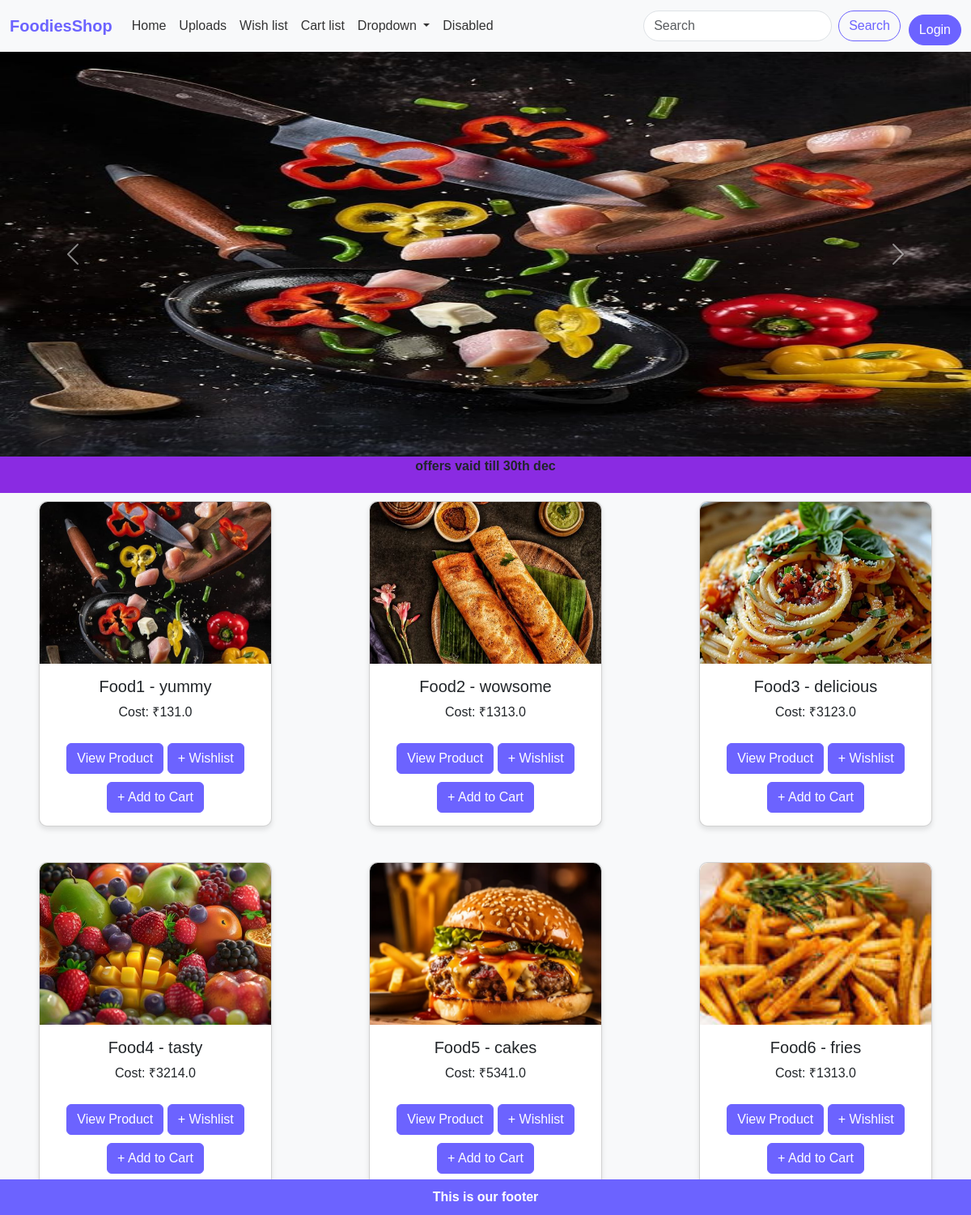
The page / on the database its author committed.
### homepage/models.py (models this page shows)
class FoodImages(models.Model):
    name=models.CharField(max_length=100)
    category=models.TextField()
    cost=models.FloatField()
    images=models.ImageField(upload_to='food/')
    updated= models.DateTimeField(auto_now=True)
    created= models.DateTimeField(auto_now_add=True)

### homepage/views.py (the view)
# urls.py: 2. Add a URL to urlpatterns:  path('', Home.as_view(), name='home')
def Home(request):
    Foods=FoodImages.objects.all()
    context={'Food':Foods}
    return render(request,"Home.html", context)

### FoodiesShop/Template/Home.html (shortened to what this page needs)
{% extends "main.html" %}
{% block between_nf %}
{% load static %}
 <div id="carouselExampleInterval" class="carousel slide" data-bs-ride="carousel">
    <div class="carousel-inner">
      <div class="carousel-item active" data-bs-interval="10000">
        <img src="{% static './images/food1.jpg' %}" class="d-block w-100" alt="A thali full of different types of food" style="height: 500px;width: 200px;">
      </div>
    </div>
    <button class="carousel-control-prev" type="button" data-bs-target="#carouselExampleInterval" data-bs-slide="prev">
      <span class="carousel-control-prev-icon" aria-hidden="true"></span>
    </button>
    <button class="carousel-control-next" type="button" data-bs-target="#carouselExampleInterval" data-bs-slide="next">
      <span class="carousel-control-next-icon" aria-hidden="true"></span>
    </button>
  </div>
  <div style="background-color:blueviolet; width: 100%; height: 45px;text-align: center;font-weight:700;">offers vaid till 30th dec</div>
  <div class="row">
    {% for item in Food %}
    <div class="col-md-4 mb-4 d-flex justify-content-center">
        <div class="card" style="width: 18rem;">
            <img src="{{ item.images.url }}" class="card-img-top" alt="{{ item.name }}" />
            <div class="card-body">
                <h5 class="card-title">{{ item.name }} - {{ item.category }}</h5>
                <p class="card-text">Cost: ₹{{ item.cost }}</p>
                <a href="{% url 'product' id=item.id %}" class="btn btn-primary">View Product</a>
                <a href="{% url 'addWish' id=item.id %}" class="btn btn-primary">+ Wishlist</a>
                <a href="{% url 'addCart' id=item.id %}" class="btn btn-primary">+ Add to Cart</a>
            </div>
        </div>
    </div>
    {% endfor %}
</div>
{% endblock %}

### FoodiesShop/Template/main.html (shortened to what this page needs)
<!DOCTYPE html>
<html lang="en">
  <head>
    <link
      href="https://cdn.jsdelivr.net/npm/bootstrap@5.3.3/dist/css/bootstrap.min.css"
      rel="stylesheet"
    />
  </head>
  <body>
    <nav class="navbar navbar-expand-lg bg-body-tertiary">
      <div class="container-fluid">
        <a class="navbar-brand" href="{% url 'home' %}">FoodiesShop</a>
        <div class="collapse navbar-collapse" id="navbarSupportedContent">
          <ul class="navbar-nav me-auto mb-2 mb-lg-0">
            <li class="nav-item">
              <a
                class="nav-link active"
                aria-current="page"
                href="{% url 'home' %}"
                >Home</a
              >
            </li>
            <li class="nav-item">
              <a class="nav-link" href="{% url 'upload_images' %}">Uploads</a>
            </li>
            <li class="nav-item">
              <a class="nav-link" href="{% url 'ShowWishlist' %}">Wish list</a>
            </li>
            <li class="nav-item">
              <a class="nav-link" href="{% url 'show_cartList' %}">Cart list</a>
            </li>
            <li class="nav-item dropdown">
              <a
                class="nav-link dropdown-toggle"
                href="#"
                role="button"
                data-bs-toggle="dropdown"
                aria-expanded="false"
              >
                Dropdown
              </a>
            </li>
            <li class="nav-item">
              <a class="nav-link disabled" aria-disabled="true">Disabled</a>
            </li>
          </ul>
          <form class="d-flex" role="search">
            <input
              class="form-control me-2"
              type="search"
              placeholder="Search"
              aria-label="Search"
            />
            <button class="btn btn-outline-success" type="submit">
              Search
            </button>
          </form>
          <div class="log">
            {% if user.is_authenticated %}
            <span class="username">{{ user.username }}</span>
            <a href="{% url 'logout' %}">
              <button class="btn btn-primary" type="button" id="logoutButton">
                Logout
              </button>
            </a>
            {% else %}
            <a href="{% url 'login' %}">
              <button class="btn btn-primary" type="button" id="loginButton">
                Login
              </button>
            </a>
            {% endif %}
          </div>
        </div>
      </div>
    </nav>
    {% block between_nf %} {% endblock %}
    <footer>This is our footer</footer>
  </body>
</html>

### FoodiesShop/Template/main.html (style rules this page uses)
body { font-family: Arial, sans-serif; background-color: #f8f9fa; margin: 0; padding: 0; }
.navbar { box-shadow: 0px 4px 6px rgba(0, 0, 0, 0.1); }
.navbar-brand { font-weight: bold; color: #6c63ff !important; }
.navbar-nav .nav-link { color: #333 !important; font-weight: 500; }
.form-control { border-radius: 20px; }
.btn-outline-success { border-radius: 20px; color: #6c63ff; border-color: #6c63ff; }
.btn-primary { background-color: #6c63ff; border-color: #6c63ff; }
footer { background-color: #6c63ff; color: #fff; text-align: center; font-weight: 700; padding: 10px 0; position: fixed; bottom: 0; width: 100%; }
.log button { margin-left: 10px; border-radius: 20px; }
.card { margin: 10px; border-radius: 10px; box-shadow: 0px 4px 6px rgba(0, 0, 0, 0.1); }
.card-img-top { height: 200px; width: 100%; object-fit: cover; border-top-left-radius: 10px; border-top-right-radius: 10px; }
.card-body { text-align: center; }
.btn-primary { margin-top: 10px; }
.row { display: flex; flex-wrap: wrap; justify-content: center; }

### rows shown on the page
FoodImages: images (picture), name "Food1", category "yummy", cost "131.0"
FoodImages: images (picture), name "Food2", category "wowsome", cost "1313.0"
FoodImages: images (picture), name "Food3", category "delicious", cost "3123.0"
FoodImages: images (picture), name "Food4", category "tasty", cost "3214.0"
FoodImages: images (picture), name "Food5", category "cakes", cost "5341.0"
FoodImages: images (picture), name "Food6", category "fries", cost "1313.0"
